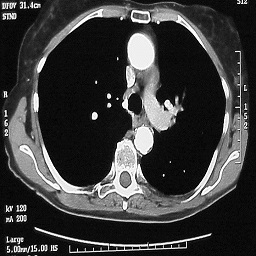
%> input picture lung1.png, 256 x 256 px; the run also reads 1 picture not shown here
$ octave error_rate.m   (GNU Octave 9; MATLAB toolbox functions it lacks are replaced by stand-ins)
%> lines starting %> are read from the running program, lines starting %| are printed output that depends on the picture; in (x1, y1, x2, y2) boxes, pixels count from 0 and x2, y2 are one past the last pixel; in counts of white or black regions, pixels touching at a corner belong together; the program's own positions count from 1
lung1=rgb2gray(imread('lung1.png'));
%> lung1: size 256x256 uint8; min 0, max 255, mean 59.6
[row1,col1]=size(lung1);
%> row1 = 256; col1 = 256
patient1=rgb2gray(imread('patient1.png'));
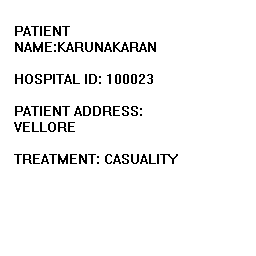
%> input picture patient1.png, 256 x 256 px
%> patient1: size 256x256 uint8; 95.7% white; black in thin lines or dots, all inside (x1, y1, x2, y2) = (14, 26, 178, 164)
[row2,col2]=size(patient1);
%> row2 = 256; col2 = 256
finger1=rgb2gray(imread('finger1.png'));
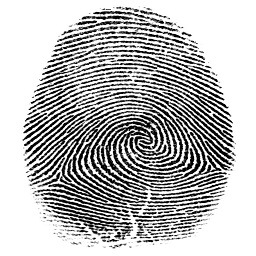
%> input picture finger1.png, 256 x 256 px
%> finger1: size 256x256 uint8; min 0, max 255, mean 183.5
[row3,col3]=size(finger1);
%> row3 = 256; col3 = 256
lung2=imread('medical_extract.png');
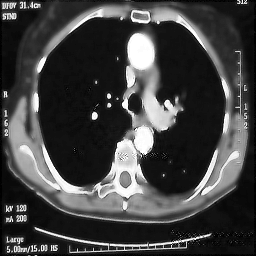
%> input picture medical_extract.png, 256 x 256 px
%> lung2 is the input picture: size 256x256 uint8; min 0, max 255, mean 65.9
[row4,col4]=size(lung2);
%> row4 = 256; col4 = 256
patient2=imread('patient_extract.png');
[row5,col5]=size(patient2);
%> row5 = 256; col5 = 256
finger2=imread('finger_extract.png');
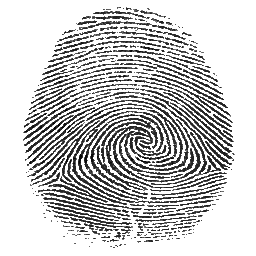
%> input picture finger_extract.png, 256 x 256 px
%> finger2 is the input picture: size 256x256 uint8; min 0, max 255, mean 201.1
[row6,col6]=size(finger2);
%> row6 = 256; col6 = 256

lu_err=sqrt(mean(mean((lung1-lung2).^2)));
%> lu_err = 4.16
pa_err=sqrt(mean(mean((patient1-patient2).^2)));
%> pa_err = 0
fi_err=sqrt(mean(mean((finger1-finger2).^2)));
%> fi_err = 1.03

lu_e=lu_err/row1*col1;
%> lu_e = 4.16
pa_e=pa_err/row2*col2;
%> pa_e = 0
fi_e=fi_err/row3*col3;
%> fi_e = 1.03

fprintf('lung_error %0.4f\n',lu_e);
%| lung_error 4.1629
fprintf('patient_error %0.4f\n',pa_e);
%| patient_error 0.0000
fprintf('finger_error %0.4f\n',fi_e);
%| finger_error 1.0346

lu_psnr =10*log10((255)^2/lu_e);
%> lu_psnr = 41.94
pa_psnr =10*log10((255)^2/pa_e);
%> pa_psnr = Inf
fi_psnr =10*log10((255)^2/fi_e);
%> fi_psnr = 47.98


fprintf('PSNR lung_error %0.4f\n',lu_psnr);
%| PSNR lung_error 41.9368
fprintf('PSNR patient_error %0.4f\n',pa_psnr);
%| PSNR patient_error Inf
fprintf('PSNR finger_error %0.4f\n',fi_psnr);
%| PSNR finger_error 47.9829
